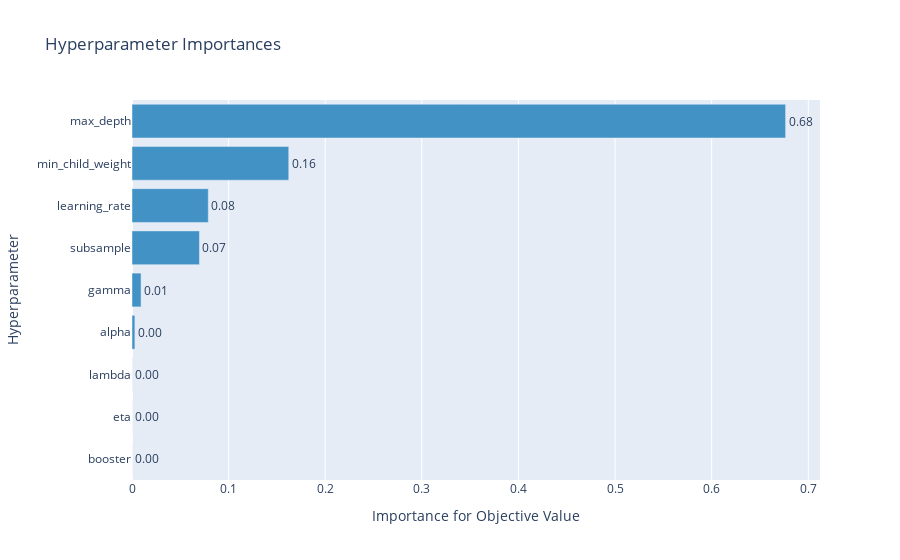

Notebook code for this chart:
### Code cell
optuna.visualization.plot_param_importances(study)

### Figure 1 — Plotly figure (JSON) as saved in the notebook; plotly's stock layout.template omitted (floating-point values rounded to 4 significant figures)
{"data": [{"cliponaxis": false, "hovertemplate": ["booster (CategoricalDistribution): 0.0<extra></extra>", "eta (LogUniformDistribution): 3.0483802146894445e-06<extra></extra>", "lambda (LogUniformDistribution): 6.81447881790574e-05<extra></extra>", "alpha (LogUniformDistribution): 0.002994196135518753<extra></extra>", "gamma (LogUniformDistribution): 0.009377661676492248<extra></extra>", "subsample (LogUniformDistribution): 0.069800830623497<extra></extra>", "learning_rate (LogUniformDistribution): 0.07896798307472358<extra></extra>", "min_child_weight (IntUniformDistribution): 0.162259664826737<extra></extra>", "max_depth (IntUniformDistribution): 0.6765284704946376<extra></extra>"], "marker": {"color": "rgb(66,146,198)"}, "orientation": "h", "text": ["0.0", "3.0483802146894445e-06", "6.81447881790574e-05", "0.002994196135518753", "0.009377661676492248", "0.069800830623497", "0.07896798307472358", "0.162259664826737", "0.6765284704946376"], "textposition": "outside", "texttemplate": "%{text:.2f}", "type": "bar", "x": [0, 3.048e-06, 6.814e-05, 0.002994, 0.009378, 0.0698, 0.07897, 0.1623, 0.6765], "y": ["booster", "eta", "lambda", "alpha", "gamma", "subsample", "learning_rate", "min_child_weight", "max_depth"]}], "layout": {"showlegend": false, "title": {"text": "Hyperparameter Importances"}, "xaxis": {"title": {"text": "Importance for Objective Value"}}, "yaxis": {"title": {"text": "Hyperparameter"}}}}
